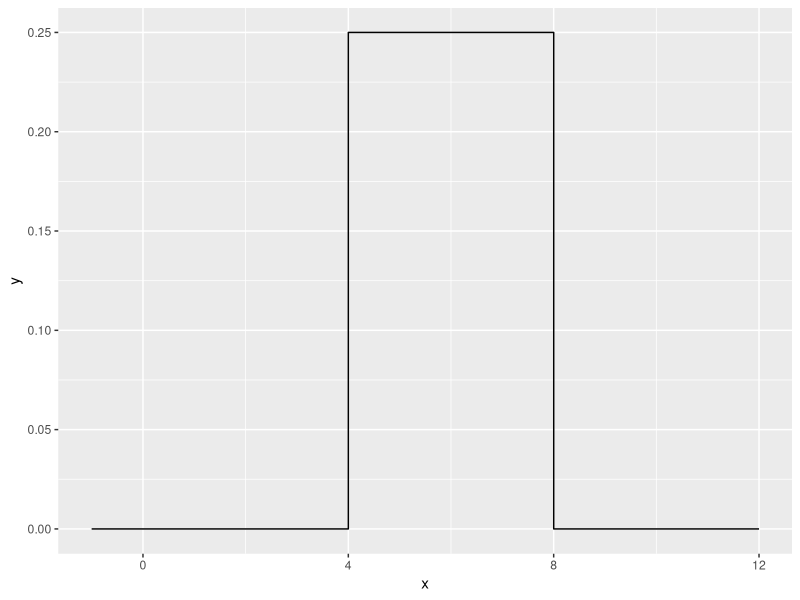
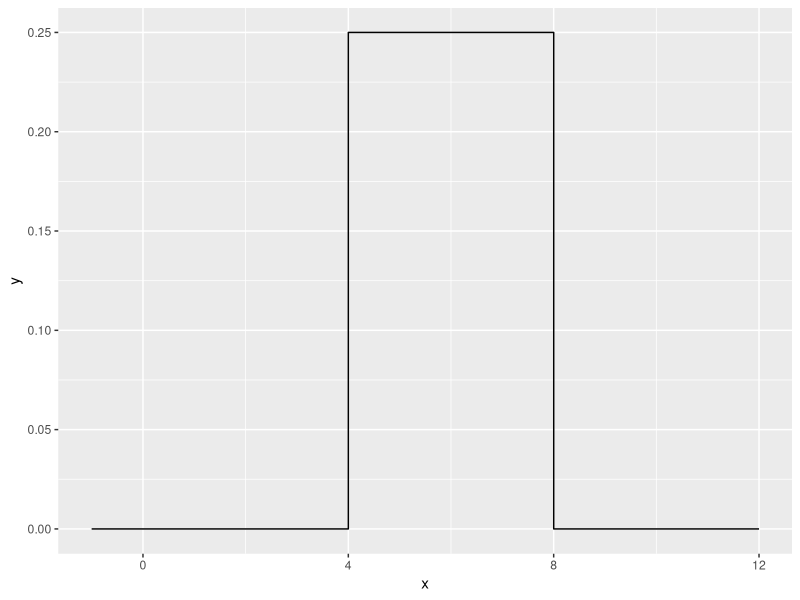
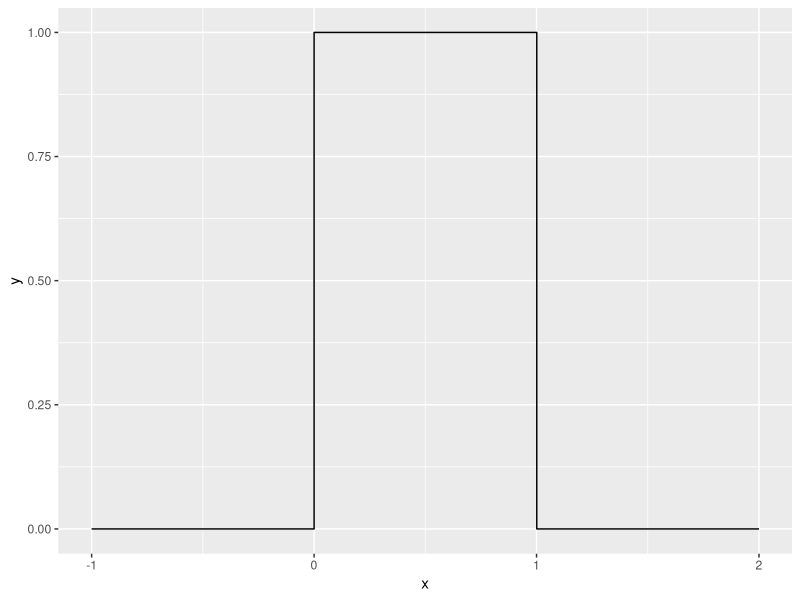

The R source for these figures, in order:
## ---- chunk 1
library(tidyverse)
prob1a.fun <- function(a,b){
  return(b*factorial(a))
}
## ---- chunk 2
prob1a.fun(5,4)
## ---- chunk 3
prob1c.fun <- function(a,b){
  ifelse(a>b, return(b*factorial(a)), return(b-a))
}
## ---- chunk 4
prob1c.fun(4,5)
## ---- chunk 5
duniform <-function(x,a,b){
  ifelse(x>=a & x<= b, return(1/(b-a)), return(0))
}

duniform(1,3,5)

duniform(4,3,5)

duniform(6,3,5)
## ---- chunk 6
duniform <-function(x,a,b){
  n <- length(x)
  res <- numeric(n)
  
  for(index in 1:n)
  {
    ifelse(x[index]>=a & x[index]<= b, res[index] <- 1/(b-a), res[index] <- 0)
  }
  
  return(res)
}

## ---- chunk 7
        data.frame( x=seq(-1, 12, by=.001) ) %>%
          mutate( y = duniform(x, 4, 8) ) %>%
          ggplot( aes(x=x, y=y) ) +
          geom_step()
## ---- chunk 8
library(microbenchmark)
## ---- chunk 9
duniform <-function(x,a,b){

  res <- ifelse(x>=a & x<= b, 1/(b-a), 0)
  
  return(res)
}
## ---- chunk 10
        data.frame( x=seq(-1, 12, by=.001) ) %>%
          mutate( y = duniform(x, 4, 8) ) %>%
          ggplot( aes(x=x, y=y) ) +
          geom_step()

microbenchmark::microbenchmark( duniform( seq(-4,12,by=.0001), 4, 8), times=100)
## ---- chunk 11
duniform <-function(x, a = 0, b = 1)
{
  
  res <- ifelse(x>=a & x<= b, 1/(b-a), 0)
  
  return(res)
}
## ---- chunk 12
        data.frame( x=seq(-1, 2, by=.001) ) %>%
          mutate( y = duniform(x) ) %>%
          ggplot( aes(x=x, y=y) ) +
          geom_step()
## ---- chunk 13
FizzBuzz <- function(n)
{
  x <- 1:n
  
  res <- ifelse(x %% 3 == 0 & x %% 5 == 0, "Fizz Buzz", 
                ifelse(x %% 3 == 0, "Fizz", 
                       ifelse(x %% 5 == 0, "Buzz", x)))
  
  print(res)
  
}
## ---- chunk 14
FizzBuzz(50)
